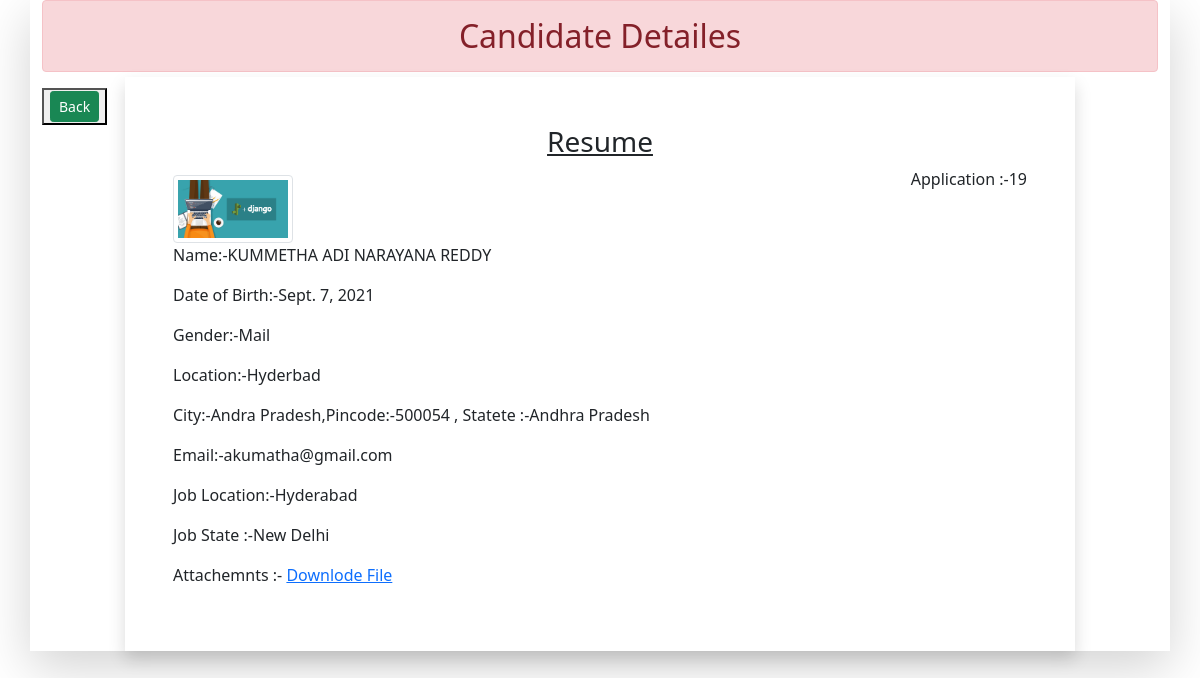
/19, run on the app's committed database.
### resumeapp/models.py (models this page shows)
class Resume(models.Model):
    STATE_CHOICE = (
('Andhra Pradesh',	'Amaravati	'),
('Arunachal Pradesh'	,'Itanagar'),
('Assam',	'Dispur'),
('Bihar'	,'Patna'),
('Chhattisgarh',	'Raipur'),
('Goa'	,'Panaji'),
('Gujarat'	,'Gandhinagar'),
    )
    name = models.CharField(max_length=120)
    dob = models.DateField(auto_now=False,auto_now_add=False)
    gender = models.CharField(max_length=100)
    locality = models.CharField(max_length=120)
    city = models.CharField(max_length=120)
    pincode = models.PositiveIntegerField()
    state = models.CharField(choices=STATE_CHOICE, max_length=120)
    mobile = models.PositiveIntegerField()
    email = models.EmailField()
    job_location = models.CharField(max_length=120)
    profile_image = models.ImageField(upload_to = 'images',blank=True,null=True)
    job_state = models.CharField(max_length=20)
    my_file = models.FileField(upload_to='doc',blank=True)

### resumeapp/views.py (the view)
# urls.py: path('<int:pk>',views.CandidateView.as_view(),name='candidate')
class CandidateView(View):
    def get(self,request,pk):
        candidate = Resume.objects.get(pk = pk)
        return render(request,'resume/candidate.html',{'candidate':candidate})

### resumeapp/templatetags/myfile.py (called while the page is built)
@register.filter(name = 'remove_special')
def remove_cahr(value,arg):
    print("ARG:",arg)
    print("VALUE:",value)
    for character in arg:
        value = value.replace(character, "")
    return value

### resumeapp/templates/resume/candidate.html (shortened to what this page needs)
{% load static %}
<!DOCTYPE html>
{% load myfile %}
<html lang="en">
<head>
    <link rel="stylesheet" href="https://maxcdn.bootstrapcdn.com/bootstrap/4.5.2/css/bootstrap.min.css">
    <link href="https://cdn.jsdelivr.net/npm/bootstrap@5.1.0/dist/css/bootstrap.min.css" rel="stylesheet"
>
</head>
<body>
<div class="container shadow-lg">
    <h2 class="alert alert-danger text-center p-3">Candidate Detailes</h2>
    <button><a href="{%  url 'home' %}" class="btn btn-success btn-sm">Back</a></button>
    <div class="row">
        <div class="col-sm-10 shadow p-5 offset-1 bg-white shadow mt-n5">
            <h3 class="text-center"><u>Resume</u></h3>
           <p class="float-end">Application :-{{candidate.id}}</p>
            <img src="{{ candidate.profile_image.url }}" alt="" class="img-fluid img-thumbnail mt-2" width="120" height="100">
            <p>Name:-{{candidate.name}}</p>
            <p>Date of Birth:-{{candidate.dob}}</p>
            <p>Gender:-{{candidate.gender}}</p>
            <p>Location:-{{candidate.locality}}</p>
            <p>City:-{{candidate.city|remove_special:"[]',"}},Pincode:-{{candidate.pincode}} , Statete :-{{candidate.state}}</p>
            <p>Email:-{{candidate.email}}</p>
            <p>Job Location:-{{candidate.job_location}}</p>
            <p>Job State :-{{candidate.job_state}}</p>
            <p>Attachemnts :- <a href="{{ candidate.my_file.url }}">Downlode File</a></p>
        </div>
    </div>
</div>
</body>
</html>

### data on the page
Resume: id "19", profile_image (picture), name "KUMMETHA ADI NARAYANA REDDY", dob "Sept. 7, 2021", gender "Mail", locality "Hyderbad", city|remove_special "Andra Pradesh", pincode "500054", state "Andhra Pradesh", email "akumatha@gmail.com", job_location "Hyderabad", job_state "New Delhi"
